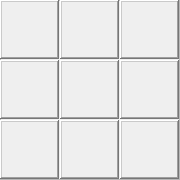
   <widget class="QFrame" name="plg_4">
    <property name="geometry">
     <rect>
      <x>159</x>
      <y>340</y>
      <width>180</width>
      <height>180</height>
     </rect>
    </property>
    <property name="styleSheet">
     <string notr="true">border-image: url(:/png/image/bkg.png);
QFrame QFrame:hover
{
background-color:blue
}</string>
    </property>
    <property name="frameShape">
     <enum>QFrame::StyledPanel</enum>
    </property>
    <property name="frameShadow">
     <enum>QFrame::Raised</enum>
    </property>
    <widget class="QFrame" name="f53">
     <property name="geometry">
      <rect>
       <x>120</x>
       <y>60</y>
       <width>59</width>
       <height>59</height>
      </rect>
     </property>
     <property name="contextMenuPolicy">
      <enum>Qt::DefaultContextMenu</enum>
     </property>
     <property name="layoutDirection">
      <enum>Qt::LeftToRight</enum>
     </property>
     <property name="autoFillBackground">
      <bool>true</bool>
     </property>
     <property name="styleSheet">
      <string notr="true">QFrame:hover
{
	border-image: url(:/png/image/hover.png);
}</string>
     </property>
     <property name="frameShape">
      <enum>QFrame::WinPanel</enum>
     </property>
     <property name="frameShadow">
      <enum>QFrame::Raised</enum>
     </property>
     <property name="lineWidth">
      <number>0</number>
     </property>
    </widget>
    <widget class="QFrame" name="f63">
     <property name="geometry">
      <rect>
       <x>120</x>
       <y>120</y>
       <width>59</width>
       <height>59</height>
      </rect>
     </property>
     <property name="contextMenuPolicy">
      <enum>Qt::DefaultContextMenu</enum>
     </property>
     <property name="layoutDirection">
      <enum>Qt::LeftToRight</enum>
     </property>
     <property name="autoFillBackground">
      <bool>true</bool>
     </property>
     <property name="styleSheet">
      <string notr="true">QFrame:hover
{
	border-image: url(:/png/image/hover.png);
}</string>
     </property>
     <property name="frameShape">
      <enum>QFrame::WinPanel</enum>
     </property>
     <property name="frameShadow">
      <enum>QFrame::Raised</enum>
     </property>
     <property name="lineWidth">
      <number>0</number>
     </property>
    </widget>
    <widget class="QFrame" name="f51">
     <property name="geometry">
      <rect>
       <x>0</x>
       <y>60</y>
       <width>59</width>
       <height>59</height>
      </rect>
     </property>
     <property name="contextMenuPolicy">
      <enum>Qt::DefaultContextMenu</enum>
     </property>
     <property name="layoutDirection">
      <enum>Qt::LeftToRight</enum>
     </property>
     <property name="autoFillBackground">
      <bool>true</bool>
     </property>
     <property name="styleSheet">
      <string notr="true">QFrame:hover
{
	border-image: url(:/png/image/hover.png);
}</string>
     </property>
     <property name="frameShape">
      <enum>QFrame::WinPanel</enum>
     </property>
     <property name="frameShadow">
      <enum>QFrame::Raised</enum>
     </property>
     <property name="lineWidth">
      <number>0</number>
     </property>
    </widget>
    <widget class="QFrame" name="f62">
     <property name="geometry">
      <rect>
       <x>60</x>
       <y>120</y>
       <width>59</width>
       <height>59</height>
      </rect>
     </property>
     <property name="contextMenuPolicy">
      <enum>Qt::DefaultContextMenu</enum>
     </property>
     <property name="layoutDirection">
      <enum>Qt::LeftToRight</enum>
     </property>
     <property name="autoFillBackground">
      <bool>true</bool>
     </property>
     <property name="styleSheet">
      <string notr="true">QFrame:hover
{
	border-image: url(:/png/image/hover.png);
}</string>
     </property>
     <property name="frameShape">
      <enum>QFrame::WinPanel</enum>
     </property>
     <property name="frameShadow">
      <enum>QFrame::Raised</enum>
     </property>
     <property name="lineWidth">
      <number>0</number>
     </property>
    </widget>
    <widget class="QFrame" name="f41">
     <property name="geometry">
      <rect>
       <x>0</x>
       <y>0</y>
       <width>59</width>
       <height>59</height>
      </rect>
     </property>
     <property name="contextMenuPolicy">
      <enum>Qt::DefaultContextMenu</enum>
     </property>
     <property name="layoutDirection">
      <enum>Qt::LeftToRight</enum>
     </property>
     <property name="autoFillBackground">
      <bool>true</bool>
     </property>
     <property name="styleSheet">
      <string notr="true">QFrame:hover
{
	border-image: url(:/png/image/hover.png);
}</string>
     </property>
     <property name="frameShape">
      <enum>QFrame::WinPanel</enum>
     </property>
     <property name="frameShadow">
      <enum>QFrame::Raised</enum>
     </property>
     <property name="lineWidth">
      <number>0</number>
     </property>
    </widget>
    <widget class="QFrame" name="f43">
     <property name="geometry">
      <rect>
       <x>120</x>
       <y>0</y>
       <width>59</width>
       <height>59</height>
      </rect>
     </property>
     <property name="contextMenuPolicy">
      <enum>Qt::DefaultContextMenu</enum>
     </property>
     <property name="layoutDirection">
      <enum>Qt::LeftToRight</enum>
     </property>
     <property name="autoFillBackground">
      <bool>true</bool>
     </property>
     <property name="styleSheet">
      <string notr="true">QFrame:hover
{
	border-image: url(:/png/image/hover.png);
}</string>
     </property>
     <property name="frameShape">
      <enum>QFrame::WinPanel</enum>
     </property>
     <property name="frameShadow">
      <enum>QFrame::Raised</enum>
     </property>
     <property name="lineWidth">
      <number>0</number>
     </property>
    </widget>
    <widget class="QFrame" name="f61">
     <property name="geometry">
      <rect>
       <x>0</x>
       <y>120</y>
       <width>59</width>
       <height>59</height>
      </rect>
     </property>
     <property name="contextMenuPolicy">
      <enum>Qt::DefaultContextMenu</enum>
     </property>
     <property name="layoutDirection">
      <enum>Qt::LeftToRight</enum>
     </property>
     <property name="autoFillBackground">
      <bool>true</bool>
     </property>
     <property name="styleSheet">
      <string notr="true">QFrame:hover
{
	border-image: url(:/png/image/hover.png);
}</string>
     </property>
     <property name="frameShape">
      <enum>QFrame::WinPanel</enum>
     </property>
     <property name="frameShadow">
      <enum>QFrame::Raised</enum>
     </property>
     <property name="lineWidth">
      <number>0</number>
     </property>
    </widget>
    <widget class="QFrame" name="f42">
     <property name="geometry">
      <rect>
       <x>60</x>
       <y>0</y>
       <width>59</width>
       <height>59</height>
      </rect>
     </property>
     <property name="contextMenuPolicy">
      <enum>Qt::DefaultContextMenu</enum>
     </property>
     <property name="layoutDirection">
      <enum>Qt::LeftToRight</enum>
     </property>
     <property name="autoFillBackground">
      <bool>true</bool>
     </property>
     <property name="styleSheet">
      <string notr="true">QFrame:hover
{
	border-image: url(:/png/image/hover.png);
}</string>
     </property>
     <property name="frameShape">
      <enum>QFrame::WinPanel</enum>
     </property>
     <property name="frameShadow">
      <enum>QFrame::Raised</enum>
     </property>
     <property name="lineWidth">
      <number>0</number>
     </property>
    </widget>
    <widget class="QFrame" name="f52">
     <property name="geometry">
      <rect>
       <x>60</x>
       <y>60</y>
       <width>59</width>
       <height>59</height>
      </rect>
     </property>
     <property name="contextMenuPolicy">
      <enum>Qt::DefaultContextMenu</enum>
     </property>
     <property name="layoutDirection">
      <enum>Qt::LeftToRight</enum>
     </property>
     <property name="autoFillBackground">
      <bool>true</bool>
     </property>
     <property name="styleSheet">
      <string notr="true">QFrame:hover
{
	border-image: url(:/png/image/hover.png);
}</string>
     </property>
     <property name="frameShape">
      <enum>QFrame::WinPanel</enum>
     </property>
     <property name="frameShadow">
      <enum>QFrame::Raised</enum>
     </property>
     <property name="lineWidth">
      <number>0</number>
     </property>
    </widget>
   </widget>
